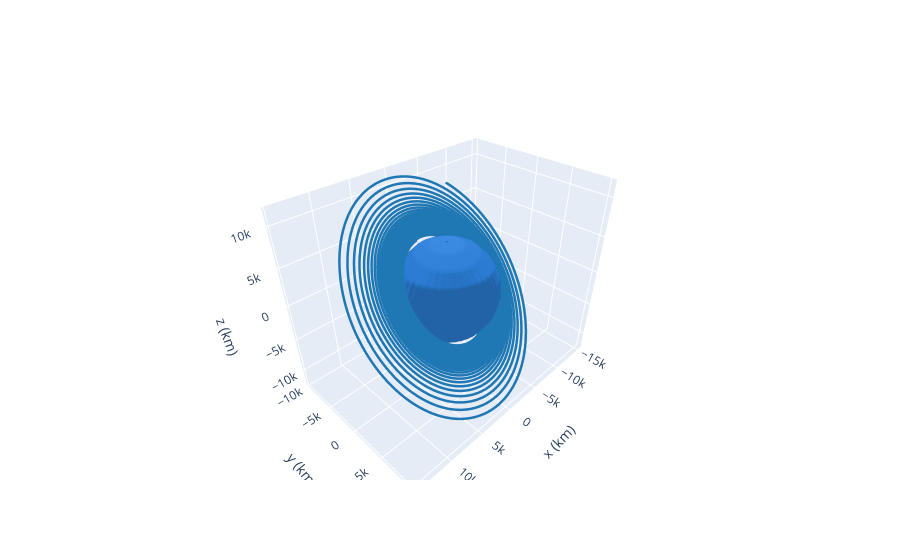

Notebook code for this chart:
### Code cell
plotter = OrbitPlotter3D()

plotter.set_attractor(iss.attractor)
plotter.plot_ephem(iss.to_ephem(
    EpochsArray(
        time_range(iss.epoch, end=iss.epoch + (3 << u.day), periods=5_000),
        method=CowellPropagator(f=f),
    )
))

### Figure 1 — Plotly figure (JSON) as saved in the notebook; plotly's stock layout.template omitted (floating-point values rounded to 4 significant figures; data arrays with more than 128 entries replaced by an {"elided": "..."} marker saying what was removed)
{"data": [{"cauto": false, "cmax": 1, "cmin": 1, "colorscale": [[0, "#2a7bd1"], [1, "#2a7bd1"]], "name": "Earth", "showscale": false, "type": "surface", "x": {"elided": "20x20 float values"}, "y": {"elided": "20x20 float values"}, "z": {"elided": "20x20 float values"}}, {"line": {"color": "rgb(31, 119, 180)", "dash": "solid", "width": 5}, "mode": "lines", "name": "None", "type": "scatter3d", "x": {"elided": "5000 float values"}, "y": {"elided": "5000 float values"}, "z": {"elided": "5000 float values"}}, {"cauto": false, "cmax": 1, "cmin": 1, "colorscale": [[0, "#2a7bd1"], [1, "#2a7bd1"]], "name": "Earth", "showscale": false, "type": "surface", "x": {"elided": "20x20 float values"}, "y": {"elided": "20x20 float values"}, "z": {"elided": "20x20 float values"}}], "layout": {"autosize": true, "scene": {"aspectmode": "data", "xaxis": {"title": {"text": "x (km)"}}, "yaxis": {"title": {"text": "y (km)"}}, "zaxis": {"title": {"text": "z (km)"}}}}}
